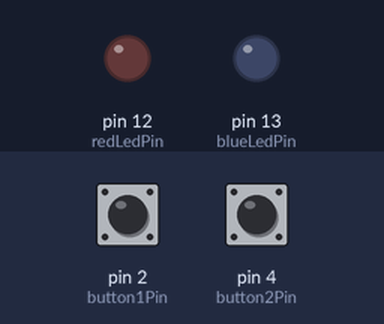
The sketch below on a simulated Arduino Uno, built with avr-gcc and run on an emulated ATmega328P. On the bench: output pins drawn as LEDs (lit = HIGH). Inputs (shaded band) come from the test bench; at power-on: pin 2 (button1Pin) LOW, pin 4 (button2Pin) LOW.

Above: at 1.2 s.
1.3 s: pin 2 (button1Pin) pulled HIGH for 0.15 s
At 1.37 s:
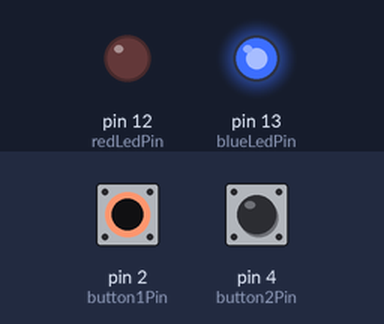
2.9 s: pin 4 (button2Pin) pulled HIGH for 0.15 s
At 2.97 s:
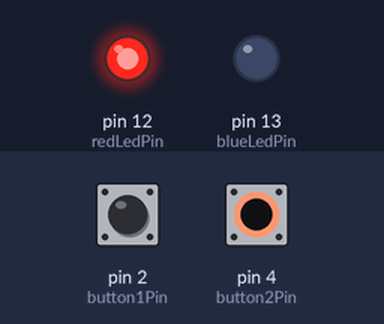
4.5 s: pin 4 (button2Pin) pulled HIGH for 3.2 s
At 8.9 s:
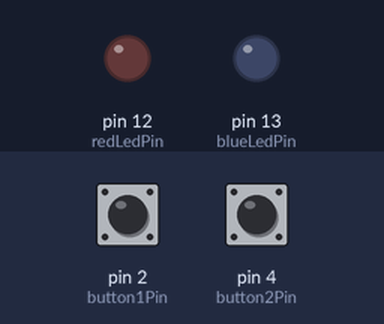
9.2 s: pin 2 (button1Pin) pulled HIGH for 3.2 s
At 10.2 s:
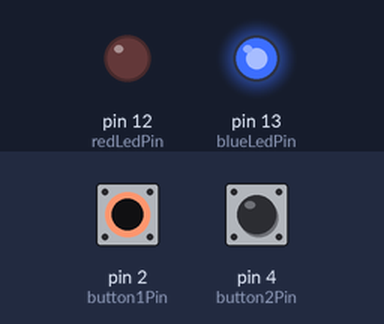
13.9 s: pin 2 (button1Pin) driven HIGH and pin 4 (button2Pin) driven HIGH
At 15.0 s:
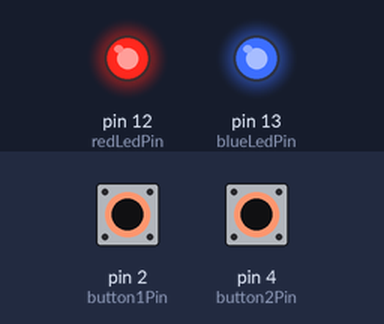
Timing chart, 0 to 16.4 s (numbered marks = the images above; inputs shaded):
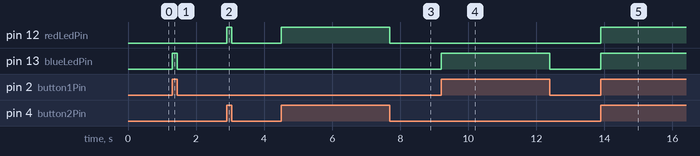

Measured:
- after the input at 1.3 s, pin 13 (blueLedPin): LOW → HIGH at once, → LOW 0.15 s later
- after the input at 2.9 s, pin 12 (redLedPin): LOW → HIGH at once, → LOW 0.15 s later
- after the input at 4.5 s, pin 12 (redLedPin): LOW → HIGH at once, → LOW 3.2 s later
- after the input at 9.2 s, pin 13 (blueLedPin): LOW → HIGH at once, → LOW 3.2 s later
- after the input at 13.9 s, pin 12 (redLedPin), pin 13 (blueLedPin): LOW → HIGH at once

The sketch:

Lab_5_level_2.ino
```cpp
int blueLedPin = 13;
int button1Pin=2;

int redLedPin = 12;
int button2Pin=4;


void setup(){
  pinMode(blueLedPin, OUTPUT);
  pinMode(button1Pin,INPUT);

  pinMode(redLedPin, OUTPUT);
  pinMode(button2Pin, INPUT);
}

void loop(){

  if(digitalRead(button1Pin)==HIGH){
    digitalWrite(blueLedPin, HIGH);
  }

  else{
    digitalWrite(blueLedPin, LOW);
  }

  if(digitalRead(button2Pin)==HIGH){
    digitalWrite(redLedPin, HIGH);
  }

  else{
    digitalWrite(redLedPin, LOW);
  }
}
```
